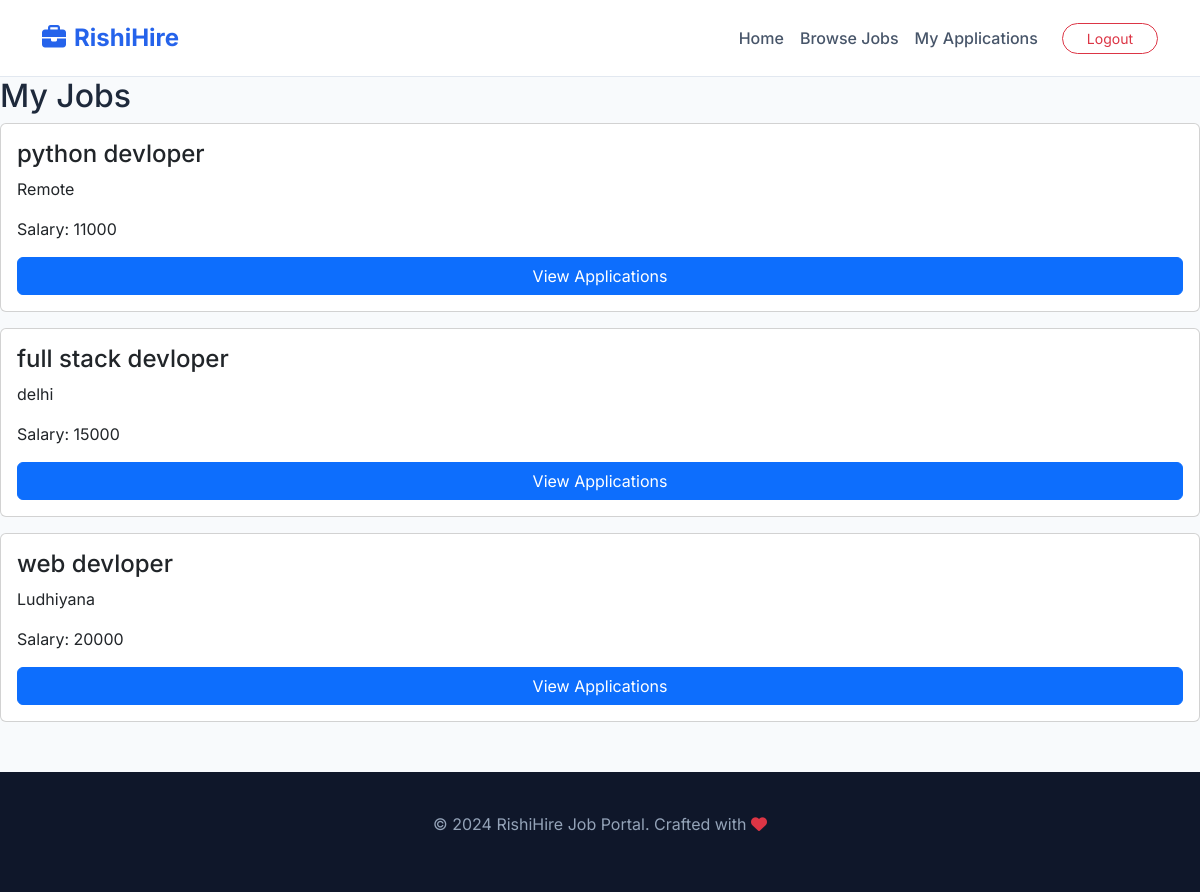
Screenshot of /my-jobs/ (signed in) with the database file from the repository.
### jobs/models.py (models this page shows, shortened)
class Job(models.Model):
    employer = models.ForeignKey(settings.AUTH_USER_MODEL, on_delete=models.CASCADE)
    title = models.CharField(max_length=200)
    company = models.CharField(max_length=200)
    location = models.CharField(max_length=200)
    salary = models.IntegerField()
    description = models.TextField()

### jobs/views.py (the view)
# urls.py: path('my-jobs/', views.my_jobs, name='my_jobs'),
@login_required
def my_jobs(request):
    jobs = Job.objects.filter(employer=request.user)
    return render(request, 'jobs/my_jobs.html', {'jobs': jobs})

### jobs/templates/jobs/my_jobs.html
{% extends 'base.html' %}
{% block content %}
<h2>My Jobs</h2>
{% for job in jobs %}
    <div class="card p-3 mb-3">
        <h4>{{ job.title }}</h4>
        <p>{{ job.location }}</p>
        <p>Salary: {{ job.salary }}</p>
        <a href="{% url 'view_applications' job.id %}" class="btn btn-primary">
            View Applications
        </a>
    </div>
{% empty %}
    <p>No jobs posted yet</p>
{% endfor %}
{% endblock %}

### templates/base.html (style rules this page uses)
:root { --primary-color: #2563eb; --secondary-color: #6366f1; --bg-light: #f8fafc; }
body { font-family: 'Inter', sans-serif; background-color: var(--bg-light); color: #1e293b; }

### rows the page displays
Job: title "python devloper", location "Remote", salary "11000"
Job: title "full stack devloper", location "delhi", salary "15000"
Job: title "web devloper", location "Ludhiyana", salary "20000"
